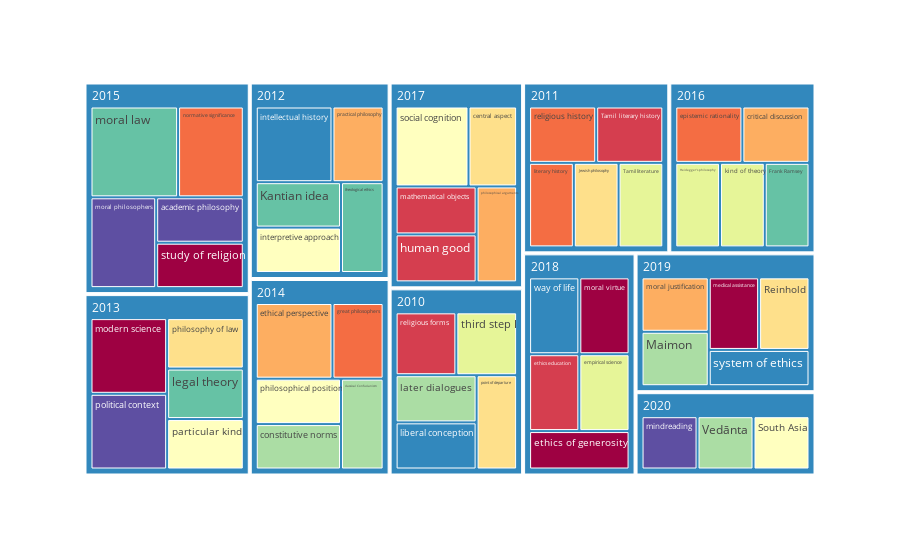

Notebook code for this chart:
### Markdown cell above
## 4. Trend analysis - 'emerging' new topics each year

In this section we will look at the concept distribution over the years. In particular, we will focus on the 'new' concepts in each year - i.e. concepts that have never appeared in previous years. 

This can be easily achieved by adding a new column `first_year`, marking the earliest publication year a concept was found in.

### Code cell
# enrich initial dataframe by adding 'first_year' 
concepts["first_year"] = concepts.groupby('concept')['year'].transform('min')
concepts_unique = concepts.drop_duplicates("concept")[['concept', 'frequency', 'score_avg', 'first_year']]

#@markdown ## Emerging concepts: parameters
#@markdown Start year of the publications/concepts to include
YEAR_START = 2010 #@param {type:"integer"}
#@markdown How many 'emerging' concepts to retain, for each year
CONCEPTS_PER_YEAR = 5 #@param {type:"integer"}


#
# note: we reuse the freq/score threasholds above in order to focus on concepts of interest
emerging_concepts = concepts_unique.query(f"""first_year >= {YEAR_START}""")\
                    .query(f"""frequency >= {FREQ_MIN} & frequency <= {FREQ_MAX} & score_avg >= {SCORE_MIN} """)\
                    .sort_values(["score_avg", "frequency"], ascending=False)\
                    .groupby("first_year").head(CONCEPTS_PER_YEAR)

px.treemap(emerging_concepts,
           path=['first_year', 'concept'],
           values='frequency',
           color="concept",
           color_discrete_sequence=px.colors.diverging.Spectral,
           height=600,
          )

### Figure 1 — Plotly figure (JSON) as saved in the notebook; plotly's stock layout.template omitted (floating-point values rounded to 4 significant figures)
{"data": [{"branchvalues": "total", "customdata": [["modern science"], ["religious forms"], ["great philosophers"], ["moral justification"], ["philosophy of law"], ["social cognition"], ["third step I"], ["Maimon"], ["legal theory"], ["way of life"], ["academic philosophy"], ["moral virtue"], ["ethics education"], ["epistemic rationality"], ["practical philosophy"], ["central aspect"], ["philosophical position"], ["empirical science"], ["later dialogues"], ["Kantian idea"], ["liberal conception"], ["political context"], ["medical assistance"], ["mathematical objects"], ["religious history"], ["critical discussion"], ["Reinhold"], ["interpretive approach"], ["Heidegger’s philosophy"], ["constitutive norms"], ["theological ethics"], ["system of ethics"], ["mindreading"], ["study of religion"], ["Tamil literary history"], ["normative significance"], ["ethical perspective"], ["point of departure"], ["particular kind"], ["kind of theory"], ["Vedānta"], ["Frank Ramsey"], ["intellectual history"], ["moral philosophers"], ["ethics of generosity"], ["human good"], ["literary history"], ["philosophical arguments"], ["Jewish philosophy"], ["South Asia"], ["Tamil literature"], ["classical Confucianism"], ["moral law"], ["(?)"], ["(?)"], ["(?)"], ["(?)"], ["(?)"], ["(?)"], ["(?)"], ["(?)"], ["(?)"], ["(?)"], ["(?)"]], "domain": {"x": [0, 1], "y": [0, 1]}, "hovertemplate": "labels=%{label}<br>frequency=%{value}<br>parent=%{parent}<br>id=%{id}<br>concept=%{customdata[0]}<extra></extra>", "ids": ["2013/modern science", "2010/religious forms", "2014/great philosophers", "2019/moral justification", "2013/philosophy of law", "2017/social cognition", "2010/third step I", "2019/Maimon", "2013/legal theory", "2018/way of life", "2015/academic philosophy", "2018/moral virtue", "2018/ethics education", "2016/epistemic rationality", "2012/practical philosophy", "2017/central aspect", "2014/philosophical position", "2018/empirical science", "2010/later dialogues", "2012/Kantian idea", "2010/liberal conception", "2013/political context", "2019/medical assistance", "2017/mathematical objects", "2011/religious history", "2016/critical discussion", "2019/Reinhold", "2012/interpretive approach", "2016/Heidegger’s philosophy", "2014/constitutive norms", "2012/theological ethics", "2019/system of ethics", "2020/mindreading", "2015/study of religion", "2011/Tamil literary history", "2015/normative significance", "2014/ethical perspective", "2010/point of departure", "2013/particular kind", "2016/kind of theory", "2020/Vedānta", "2016/Frank Ramsey", "2012/intellectual history", "2015/moral philosophers", "2018/ethics of generosity", "2017/human good", "2011/literary history", "2017/philosophical arguments", "2011/Jewish philosophy", "2020/South Asia", "2011/Tamil literature", "2014/classical Confucianism", "2015/moral law", "2010", "2011", "2012", "2013", "2014", "2015", "2016", "2017", "2018", "2019", "2020"], "labels": ["modern science", "religious forms", "great philosophers", "moral justification", "philosophy of law", "social cognition", "third step I", "Maimon", "legal theory", "way of life", "academic philosophy", "moral virtue", "ethics education", "epistemic rationality", "practical philosophy", "central aspect", "philosophical position", "empirical science", "later dialogues", "Kantian idea", "liberal conception", "political context", "medical assistance", "mathematical objects", "religious history", "critical discussion", "Reinhold", "interpretive approach", "Heidegger’s philosophy", "constitutive norms", "theological ethics", "system of ethics", "mindreading", "study of religion", "Tamil literary history", "normative significance", "ethical perspective", "point of departure", "particular kind", "kind of theory", "Vedānta", "Frank Ramsey", "intellectual history", "moral philosophers", "ethics of generosity", "human good", "literary history", "philosophical arguments", "Jewish philosophy", "South Asia", "Tamil literature", "classical Confucianism", "moral law", "2010", "2011", "2012", "2013", "2014", "2015", "2016", "2017", "2018", "2019", "2020"], "marker": {"colors": ["rgb(158,1,66)", "rgb(213,62,79)", "rgb(244,109,67)", "rgb(253,174,97)", "rgb(254,224,139)", "rgb(255,255,191)", "rgb(230,245,152)", "rgb(171,221,164)", "rgb(102,194,165)", "rgb(50,136,189)", "rgb(94,79,162)", "rgb(158,1,66)", "rgb(213,62,79)", "rgb(244,109,67)", "rgb(253,174,97)", "rgb(254,224,139)", "rgb(255,255,191)", "rgb(230,245,152)", "rgb(171,221,164)", "rgb(102,194,165)", "rgb(50,136,189)", "rgb(94,79,162)", "rgb(158,1,66)", "rgb(213,62,79)", "rgb(244,109,67)", "rgb(253,174,97)", "rgb(254,224,139)", "rgb(255,255,191)", "rgb(230,245,152)", "rgb(171,221,164)", "rgb(102,194,165)", "rgb(50,136,189)", "rgb(94,79,162)", "rgb(158,1,66)", "rgb(213,62,79)", "rgb(244,109,67)", "rgb(253,174,97)", "rgb(254,224,139)", "rgb(255,255,191)", "rgb(230,245,152)", "rgb(171,221,164)", "rgb(102,194,165)", "rgb(50,136,189)", "rgb(94,79,162)", "rgb(158,1,66)", "rgb(213,62,79)", "rgb(244,109,67)", "rgb(253,174,97)", "rgb(254,224,139)", "rgb(255,255,191)", "rgb(230,245,152)", "rgb(171,221,164)", "rgb(102,194,165)", "rgb(50,136,189)", "rgb(50,136,189)", "rgb(50,136,189)", "rgb(50,136,189)", "rgb(50,136,189)", "rgb(50,136,189)", "rgb(50,136,189)", "rgb(50,136,189)", "rgb(50,136,189)", "rgb(50,136,189)", "rgb(50,136,189)"]}, "name": "", "parents": ["2013", "2010", "2014", "2019", "2013", "2017", "2010", "2019", "2013", "2018", "2015", "2018", "2018", "2016", "2012", "2017", "2014", "2018", "2010", "2012", "2010", "2013", "2019", "2017", "2011", "2016", "2019", "2012", "2016", "2014", "2012", "2019", "2020", "2015", "2011", "2015", "2014", "2010", "2013", "2016", "2020", "2016", "2012", "2015", "2018", "2017", "2011", "2017", "2011", "2020", "2011", "2014", "2015", "", "", "", "", "", "", "", "", "", "", ""], "type": "treemap", "values": [3, 2, 2, 2, 2, 3, 2, 2, 2, 2, 2, 2, 2, 2, 2, 2, 2, 2, 2, 2, 2, 3, 2, 2, 2, 2, 2, 2, 2, 2, 2, 2, 2, 2, 2, 3, 3, 2, 2, 2, 2, 2, 3, 3, 2, 2, 2, 2, 2, 2, 2, 2, 4, 10, 10, 11, 12, 11, 14, 10, 11, 10, 10, 6]}], "layout": {"autosize": true, "legend": {"tracegroupgap": 0}, "margin": {"t": 60}, "treemapcolorway": ["rgb(158,1,66)", "rgb(213,62,79)", "rgb(244,109,67)", "rgb(253,174,97)", "rgb(254,224,139)", "rgb(255,255,191)", "rgb(230,245,152)", "rgb(171,221,164)", "rgb(102,194,165)", "rgb(50,136,189)", "rgb(94,79,162)"]}}
